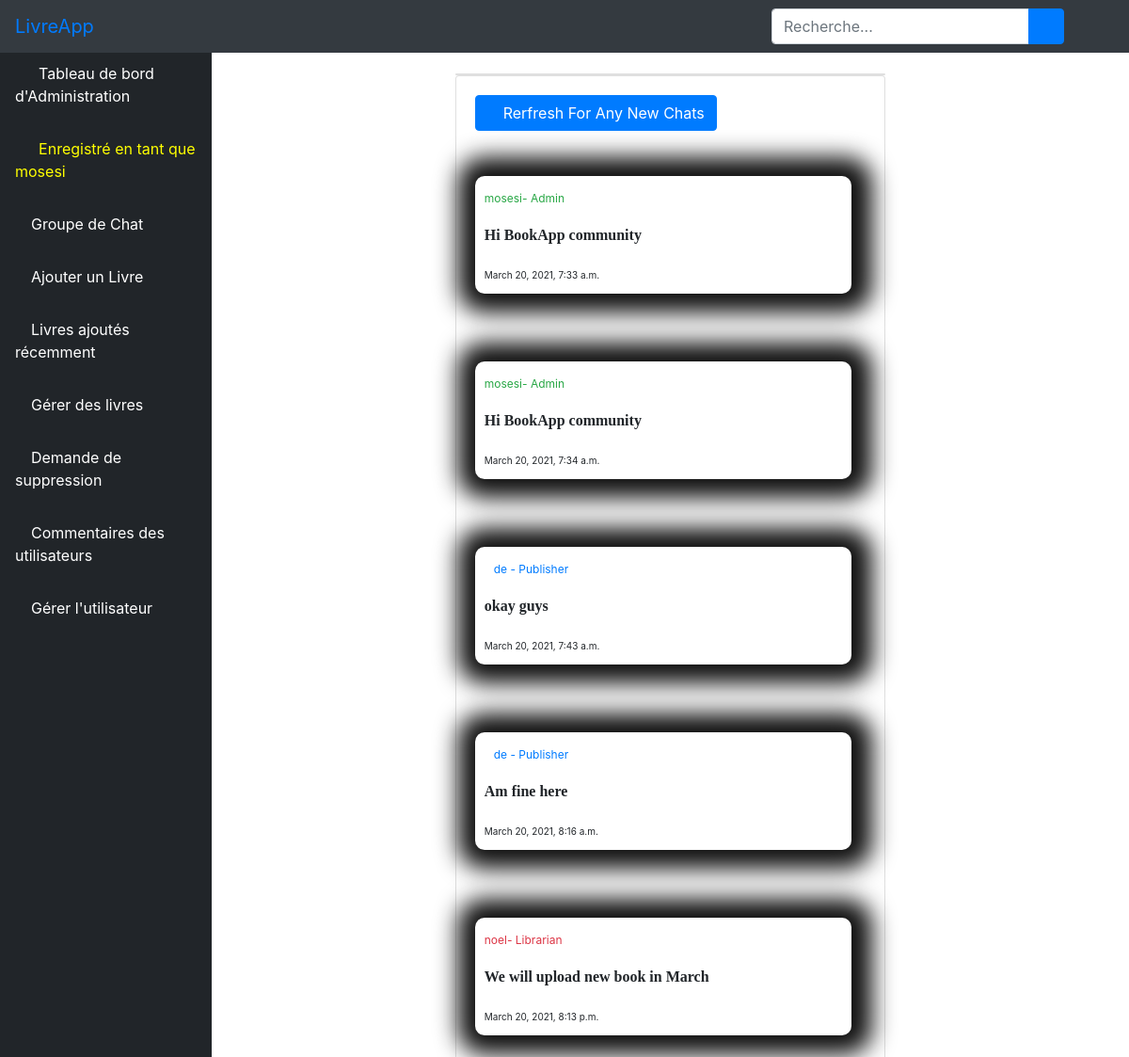
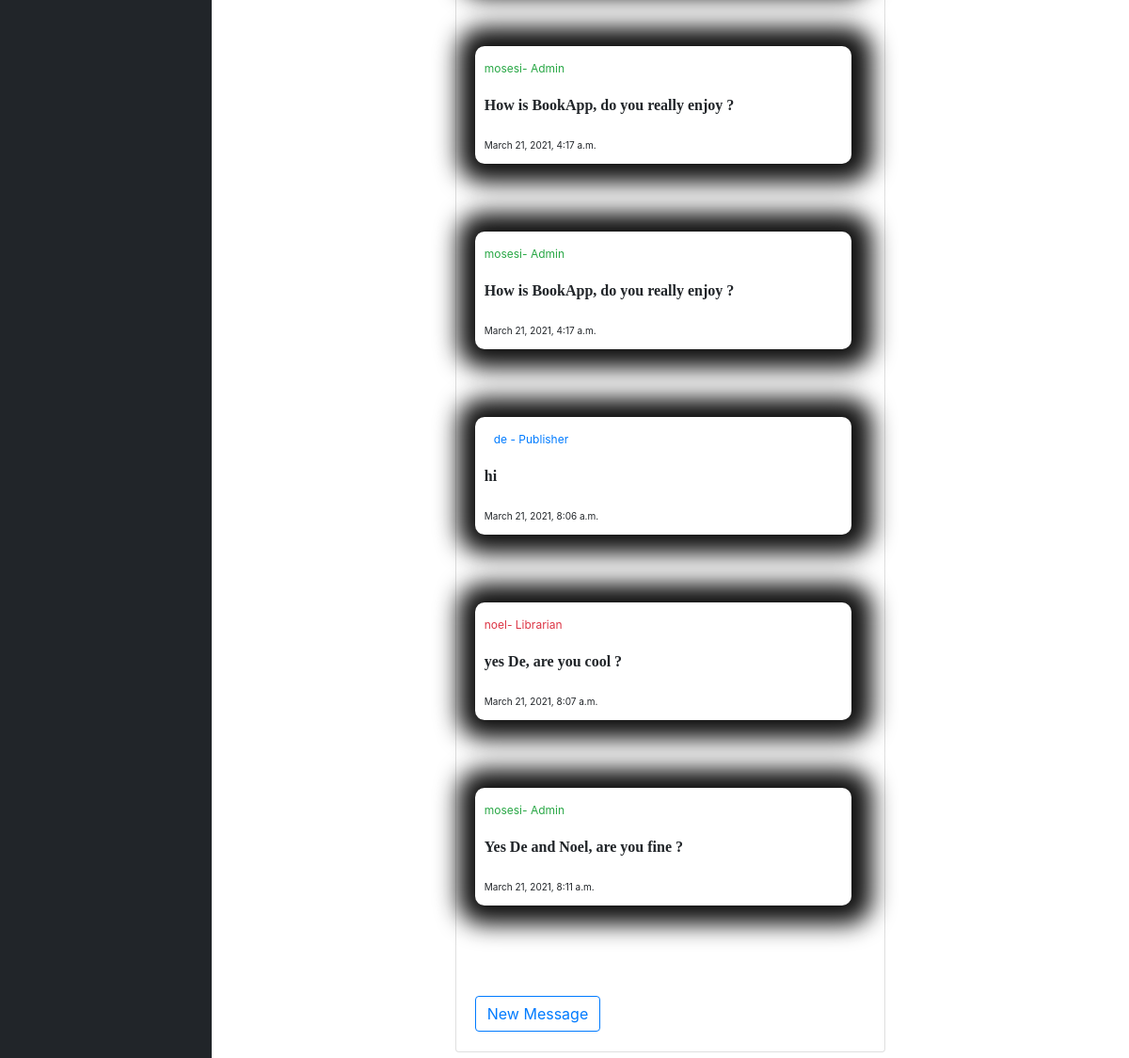
Screenshot of /alchat/ (signed in) with the database file from the repository (2 pictures, top to bottom).
### bookstore/models.py (models this page shows)
class User(AbstractUser):
    is_admin = models.BooleanField(default=False)
    is_publisher = models.BooleanField(default=False)
    is_librarian = models.BooleanField(default=False)
    class Meta:
        swappable = 'AUTH_USER_MODEL'

class Chat(models.Model):
    user = models.ForeignKey(User, on_delete=models.CASCADE)
    message = models.TextField()
    posted_at = models.DateTimeField(auto_now=True, null=True)
    def __str__(self):
        return str(self.message)

### bookstore/views.py (the view)
# urls.py: path('alchat/', views.AListChat.as_view(), name='alchat'),
class AListChat(LoginRequiredMixin, ListView):
	model = Chat
	template_name = 'dashboard/chat_list.html'
	def get_queryset(self):
		return Chat.objects.filter(posted_at__lt=timezone.now()).order_by('posted_at')

### bookstore/templates/dashboard/chat_list.html (shortened to what this page needs)
{% extends 'dashboard/base.html' %}
{% block content %}
<div class="container-fluid">
<div class="row">
<div class="col-sm-3" style="color: red">
</div>
<div class="col-sm-6" style="padding-top: 28px">
    <div class="card">
</div>
<div class="card mb-2">
<div class="card-body">
<div class="row">
    <div class="col-sm-8">
    <a href="/alchat"><button class="btn btn btn-primary"><i class="fa fa-refresh" aria-hidden="true"></i>
    Rerfresh For Any New Chats</button></a><br><br><br>
    {% for chat in object_list %}
        <div class="chat" style="width: 150%; background: white; box-shadow: 2px 0px 25px 20px #111;">
            {% if chat.user.is_superuser or chat.user.is_admin %}
                <small class="chat-user-special text-success"> {{ chat.user }}- Admin </small>
            {% elif chat.user.is_librarian %}
                <small class="chat-user-special text-danger"> {{ chat.user }}- Librarian </small>
            {% else %}
                        <small class="chat-user text-primary"> {{ chat.user }} - Publisher </small>
            {% endif %}
            <p><b class="chat-content">{{ chat|linebreaks }}</b></p>
            <small class="chat-date">{{ chat.posted_at }}</small>
        </div><br><br><br>
    {% empty %}
    <h1 class="heading">No Chats Yet Be The First To Message!</h1><br>
    {% endfor %}
    <br><a href="{% url 'acchat' %}"><button class="btn btn-outline-primary">New Message</button></a>
    <div class="col-sm-4"></div>
    </div>
                      </div>
                    </div>
                  </div>
</div>
<div class="col-sm-2" style="color: red">
</div>
</div>
</div>
{% endblock content %}

### bookstore/templates/dashboard/base.html (shortened to what this page needs)
{% load static %}
<!DOCTYPE html>
<html lang="en">
<head>
    {% load static %}
    <link href="{% static 'vendor/fontawesome-free/css/all.min.css' %}" rel="stylesheet" type="text/css">
       <link rel="stylesheet" href="{% static 'assets/css/bootstrap.min.css' %}">
      <link rel="stylesheet" href="{% static 'assets/fonts/font-awesome-4.7.0/css/font-awesome.min.css' %}">
    <link href="{% static 'vendor/datatables/dataTables.bootstrap4.css' %}" rel="stylesheet">
    <link rel="stylesheet" type="text/css" href="{% static 'css/master.css' %}">
    <link href="{% static 'css/sb-admin.css' %}" rel="stylesheet">
</head>
<body id="page-top">
<nav class="navbar navbar-expand navbar-dark bg-dark fixed-top">
    <a class="navbar-brand mr-1 text-primary" href="">LivreApp </a>
    <button class="btn btn-link btn-sm text-white order-1 order-sm-0" id="sidebarToggle" href="#">
        <i class="fas fa-bars"></i>
    </button>
      <form class="d-none d-md-inline-block form-inline ml-auto mr-0 mr-md-3 my-2 my-md-0" action="{% url 'asearch' %}">
        <div class="input-group">
            <input type="text" class="form-control" name="query" placeholder="Recherche..." aria-label="Search" aria-describedby="basic-addon2">
            <div class="input-group-append">
                <button class="btn btn-primary" type="submit">
                    <i class="fas fa-search"></i>
                </button>
            </div>
        </div>
    </form>
    <ul class="navbar-nav ml-auto ml-md-0">
        <li class="nav-item dropdown no-arrow">
            <a class="nav-link dropdown-toggle" href="#" id="userDropdown" role="button" data-toggle="dropdown" aria-haspopup="true" aria-expanded="false">
                <i class="fas fa-user-circle fa-fw text-primary"></i>
            </a>
        </li>
    </ul>
</nav>
<div id="wrapper" style="padding-top: 50px">
<ul class="sidebar navbar-nav">
    <li class="nav-item active">
        <a class="nav-link" href="{% url 'dashboard' %}">
            <i class="fas fa-fw fa-tachometer-alt"></i>
            <span>Tableau de bord d'Administration</span>
        </a>
    </li>
    <li class="nav-item active">
        <a class="nav-link" href="">
            <i class="fas fa-user-circle fa-fw text-warning"></i>
            <span style="color: yellow">Enregistré en tant que {{ user.username }}</span>
        </a>
    </li>
    <li class="nav-item">
        <a class="nav-link" href="{% url 'alchat' %}">
            <i class="fas fa-book text-primary"></i>
            <span style="color: white"> Groupe de Chat </span>
        </a>
    </li>
        <li class="nav-item">
        <a class="nav-link" href="{% url 'aabook_form' %}">
            <i class="fas fa-book text-primary"></i>
            <span style="color: white">Ajouter un Livre</span>
        </a>
    </li>
    <li class="nav-item">
        <a class="nav-link" href="{% url 'albook' %}">
            <i class="fas fa-book text-primary"></i>
            <span style="color: white">Livres ajoutés récemment</span>
        </a>
    </li>
      <li class="nav-item">
        <a class="nav-link" href="{% url 'ambook' %}">
            <i class="fas fa-book text-primary"></i>
            <span style="color: white">Gérer des livres </span>
        </a>
    </li>
     <li class="nav-item">
        <a class="nav-link" href="{% url 'adrequest' %}">
            <i class="fas fa-book text-primary"></i>
            <span style="color: white">Demande de suppression</span>
        </a>
    </li>
     <li class="nav-item">
        <a class="nav-link" href="{% url 'afeedback' %}">
            <i class="fas fa-book text-primary"></i>
            <span style="color: white">Commentaires des utilisateurs</span>
        </a>
    </li>
     <li class="nav-item">
        <a class="nav-link" href="{% url 'aluser' %}">
            <i class="fas fa-user text-primary"></i>
            <span style="color: white">Gérer l'utilisateur</span>
        </a>
    </li>
</ul>
    {% block content %}{% endblock content %}
</div>

### static/css/master.css (style rules this page uses)
html { scroll-behavior: smooth; }
li { list-style-type: none; }
.chat { background: rgb(220, 20, 60); border-radius: 10px; width: 70%; padding: 10px; }
.chat-content { font-family: 'Ubuntu', cursive; }
.chat-user-special { color: yellow; font-size: 12px; }
.chat-date { font-size: 10px; }
.chat-user { font-size: 12px; margin-left: 10px; }

### bookstore/templates/dashboard/base.html (style rules this page uses)
body { display: flex; flex-direction: column; min-height: 100vh; }

### rows the page displays
User: username "mosesi"
Chat: user "mosesi", posted_at "March 20, 2021, 7:33 a.m."
Chat: user "mosesi", posted_at "March 20, 2021, 7:34 a.m."
Chat: user "de", posted_at "March 20, 2021, 7:43 a.m."
Chat: user "de", posted_at "March 20, 2021, 8:16 a.m."
Chat: user "noel", posted_at "March 20, 2021, 8:13 p.m."
Chat: user "mosesi", posted_at "March 21, 2021, 4:17 a.m."
Chat: user "mosesi", posted_at "March 21, 2021, 4:17 a.m."
Chat: user "de", posted_at "March 21, 2021, 8:06 a.m."
Chat: user "noel", posted_at "March 21, 2021, 8:07 a.m."
Chat: user "mosesi", posted_at "March 21, 2021, 8:11 a.m."
